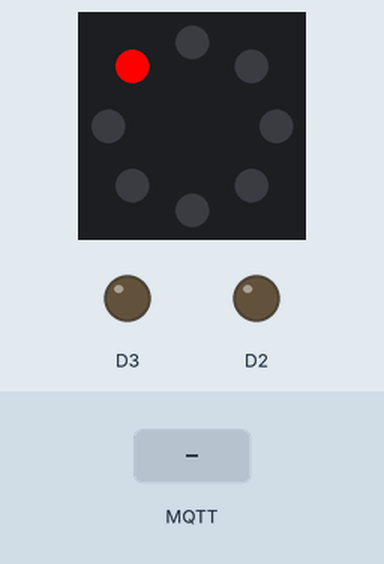
Simulated run of this sketch. Board: ESP8266 (NodeMCU). Parts: 8 RGB LEDs in a ring, first at the top, clockwise, output pins drawn as LEDs (lit = HIGH). The test bench sets the inputs (shaded band). WiFi joins after 1.5 s; servers stay silent unless stated; no MQTT or app messages arrive unless stated.

Above: at 1.6 s.
3.1 s: MQTT message "k" arrives on the first subscribed topic
At 4.9 s:
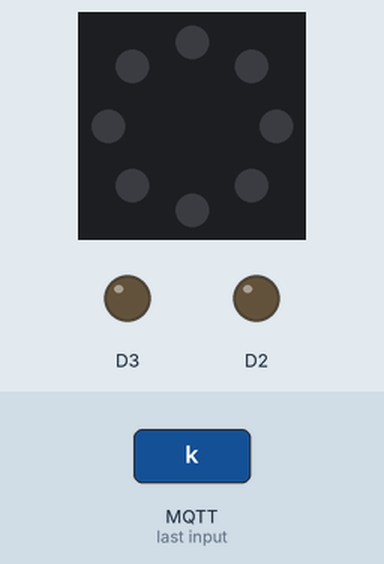
5.2 s: MQTT message "o" arrives on the first subscribed topic
At 5.6 s:
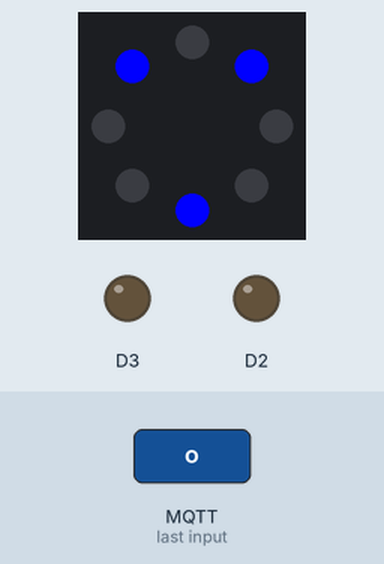
7.3 s: MQTT message "n" arrives on the first subscribed topic
At 7.47 s:
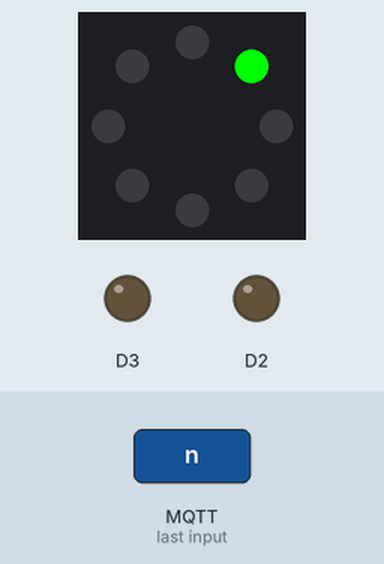
Timing chart, 0 to 10.3 s (numbered marks = the images above; inputs shaded):
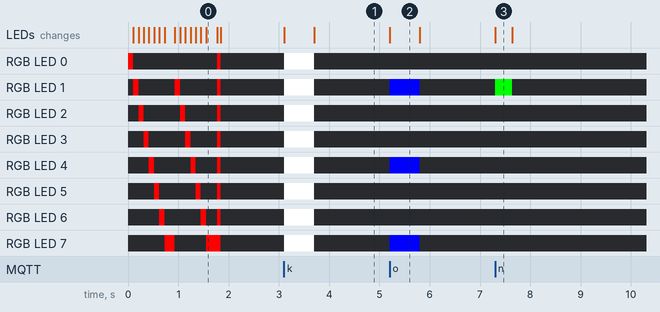

The sketch:

Main.ino
```cpp
#include <Adafruit_NeoPixel.h>
#include <ESP8266WiFi.h>
#include <PubSubClient.h>
#include <string.h>

#define PIN 5
#define NUM_LEDS 8
#define BRIGHTNESS 255

Adafruit_NeoPixel strip = Adafruit_NeoPixel(NUM_LEDS, PIN, NEO_GRBW + NEO_KHZ800);
WiFiClient espClient;
PubSubClient client(espClient);

void opening(char* topic, byte* payload, unsigned int length);
void ring(char* topic, byte* payload, unsigned int length);
void reset();
char lastcommand = 'x';

void setup() {
  strip.setBrightness(BRIGHTNESS);
  strip.begin();
  strip.show();

  WiFi.begin("PIT-Hackathon", "Hackathon");
  int t;
  while (WiFi.status() != WL_CONNECTED) {
    for (int i = 0; i < strip.numPixels(); i++) {
      strip.setPixelColor(i, strip.Color( 255, 0, 0));
      strip.show();
      t = i - 1;
      delay(50);
      reset();
      delay(50);
    }
  }
  for (int i = 0; i < strip.numPixels(); i++) {
    strip.setPixelColor(i, strip.Color( 0, 255, 0));
    strip.show();
  }
  delay(60);
  reset();
  client.setServer("172.16.0.1", 1883);
  if (client.connect("Kristian_NodeMCU")) {
    client.subscribe("/theringbot/ring");
    client.subscribe("/theringbot/opening");
    client.setCallback(callback);
    for (int i = 0; i < strip.numPixels(); i++) {
      strip.setPixelColor(i, strip.Color( 255, 0, 0));
      strip.show();
    }
    delay(60);
    reset();
    pinMode(D2, OUTPUT);
    pinMode(D3, OUTPUT);
    pinMode(D5, INPUT);
    pinMode(D6, INPUT);
    digitalWrite(D2, LOW);
    digitalWrite(D3, LOW);
  }
}

void loop() {
  client.loop();
}

void callback(char* topic, byte* payload, unsigned int length) {
  if ((char)lastcommand != (char)payload[0]) {
    if (strcmp(topic, "/theringbot/ring") == 0) {
      ring(topic, payload, length);
    }
    if (strcmp(topic, "/theringbot/opening") == 0) {
      opening(topic, payload, length);
    }
  }
}
void ring(char* topic, byte* payload, unsigned int length) {
  lastcommand = (char)payload[0];
  if ((char)payload[0] == 'k' || (char)payload[0] == 'K') {
    for (int i = 0; i < strip.numPixels(); i++) {
      strip.setPixelColor(i, 255, 255, 255);
      strip.show();
    }
  }
  if ((char)payload[0] == 'o' || (char)payload[0] == 'O') {
    for (int i = 1; i < strip.numPixels(); i = i + 3) {
      strip.setPixelColor(i, 0, 0, 255);
      strip.show();
    }
  }
  for (int t = 0; t < 10; t++) {
    if ((char)payload[0] == 'n' || (char)payload[0] == 'N') {
      for (int i = 1; i < strip.numPixels(); i = i + 3) {
        strip.setPixelColor(i, 0, 255, 0);
        strip.show();
        delay(10);
        reset();
      }
      delay(10);
    }
  }
  delay(600);
  reset();


}

void opening(char* topic, byte* payload, unsigned int length) {
  if ((char)payload[0] != 'o' && (char)payload[0] != 'z') {
    lastcommand = (char)payload[0];
  }
  if ((char)payload[0] == 't' || (char)payload[0] == 'T') {
    digitalWrite(D3, LOW);
    while (digitalRead(D5) == HIGH) {
      for (int i = 1; i < strip.numPixels(); i = i + 3) {
        strip.setPixelColor(i, 0, 0, 255);
        strip.show();
        digitalWrite(D2, HIGH);
        delay(50);
        reset();
        digitalWrite(D2, LOW);
        delay(50);
      }
    }
    client.publish("/theringbot/opening", "o");
    delay(300);
    while (digitalRead(D6) == HIGH) {
      for (int i = 1; i < strip.numPixels(); i = i + 3) {
        strip.setPixelColor(i, 0, 255, 0);
        strip.show();
        digitalWrite(D3, HIGH);
        delay(70);
        reset();
        digitalWrite(D3, LOW);
        delay(70);
      }
    }
    client.publish("/theringbot/opening", "z");
  }
}

void reset() {
  for (int i = 0;  i < strip.numPixels(); i++ ) {
    strip.setPixelColor(i, strip.Color( 0, 0, 0));
    strip.show();
  }
}
```

Measured:
- after the input at 3.1 s, RGB LED 0–7: off → RGB(255, 255, 255) at once, → off 0.60 s later; the LEDs: first change at once (image 1 shows a later state)
- after the input at 5.2 s, RGB LED 1, RGB LED 4, RGB LED 7: off → RGB(0, 0, 255) at once, → off 0.60 s later; the LEDs: change at once (image 2)
- after the input at 7.3 s, RGB LED 1: off → RGB(0, 255, 0) at once, → off 0.34 s later; the LEDs: change at once (image 3)
- what the display in image 2 shows lasts 0.6 s, from 5.2 s to 5.8 s
